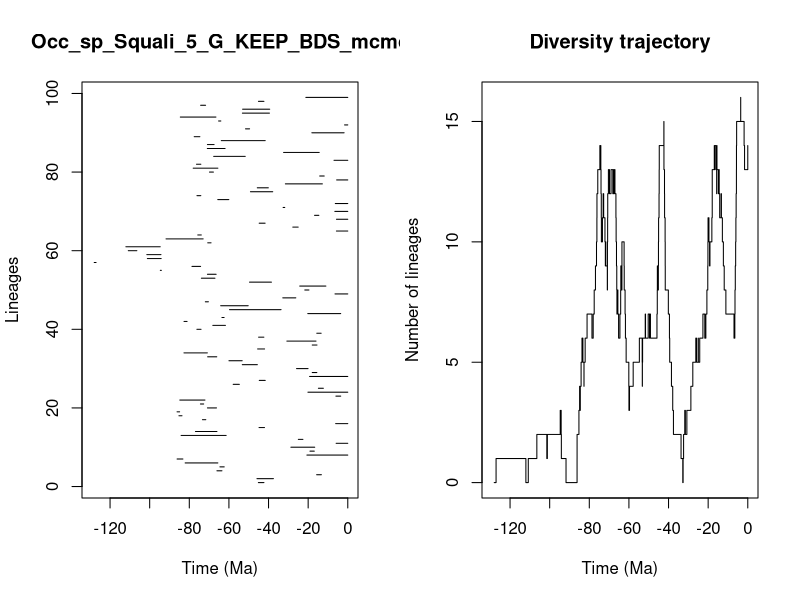

This figure's R source:


pdf(file='../Results/Species/5_MA_bins_EXT_EP_FT/pyrate_mcmc_logs/Occ_sp_Squali_5_G_KEEP_BDS_mcmc_LTT.pdf',width=0.6*20, height=0.6*10)
title = "Occ_sp_Squali_5_G_KEEP_BDS_mcmc"
ts=c(45.137105178048984, 45.843590654890114,15.712133686762343,66.04889728305928,64.5405360672222,82.09089832298662,86.16550284145151,20.637040913271374,19.091402798549606,28.72341255317988,5.876315914722964,24.959142925549646,84.1383967303133,76.8900464277037,44.794820688531146,6.1200942581647695,73.35874621783209,85.23481782856751,86.1732191874022,70.84232637678119,74.37742652991602,84.79243348880061,5.9991506381788735,20.116073803544182,14.827702519205909,57.847908492063794,44.68444224753387,19.2815217406571,17.94362212298514,25.863930914001056,53.24887194989847,59.98656372294772,70.74284999400244,82.69083312270926,45.50954225795317,17.942210937012355,30.744904015056445,45.021058456951565,15.642935288607362,76.16231929592173,68.12930596737304,82.66057804110434,63.52681516741822,20.194566913015027,59.69748560934894,64.15910969862564,71.900783857773,32.80944015914525,6.452509184197836,21.701042203317783,24.254006116102907,49.60468122356393,73.90485066290239,70.8441934729254,94.62590550033427,78.65638789158535,128.0013416273727,101.17151540911854,101.44364327474122,110.79982176335061,112.01274258988171,70.69205016072975,91.74468417868522,75.71890620569866,5.73658569121879,27.749617380610868,44.72482619125035,5.711429299710152,16.77563757143977,6.535475885655568,32.641713310407916,6.302492692188683,65.6270729566167,76.13324996713366,49.13250597419391,45.68358127381907,31.504642638735504,5.624996506575027,14.175876159161044,69.81277389775299,78.03405133800473,76.36269420786738,6.952842125527572,67.68980200466643,32.40355039085582,70.90864749641446,70.84799940596059,63.848509683256324,77.52572227326539,18.134481528888347,51.61873401358549,1.6256219404504344,65.21284530356397,84.53743676555942,53.202695960759826,53.090954818005976,74.278278231751,45.090122917197625,21.16292028777197)
te=c(42.318852048592866, 37.52444996134402,13.309737205031551,63.51971601783976,62.37060352346723,65.59120706217487,83.22654508372857,0.0,16.909510038809323,16.684953182728265,0.0,22.64946904735862,61.399479086704055,66.04007336050766,42.0380849361278,0.0,71.67407905576466,83.69169617886726,84.88904780060635,66.274455722898,72.74356575776395,72.09294223881118,3.5658695103449474,0.0,12.31981464286575,54.729235365250986,41.659598402906724,0.0,15.620160248850949,20.049042757799853,45.645015836971154,53.30313672195197,66.13104980241816,70.89151938811705,41.99903694050506,15.55048848124138,16.049034105470017,42.356244171616424,13.448306062438318,74.07906744403434,61.760699726350424,81.1278135969205,62.42862137166418,3.5748959598283507,33.68372096802603,50.26864792516417,70.3586471984731,26.23357369819789,0.0,19.60569562796696,11.054602352874783,38.53072983379289,67.04885762567204,66.45416042064488,94.1063226474446,74.29572551338754,127.05838606072172,94.20275904355493,94.3065287797393,106.47779713355176,94.67340955201468,69.0232825509852,73.00818337381723,73.95033527846626,0.0,25.037677674110626,41.72852586534015,0.0,14.600368186599471,0.0,31.807060396402765,0.0,60.051859237636975,74.18199408187908,37.88689946853567,40.10060386425357,12.825116909536092,0.0,11.897188263453481,67.82742952061517,65.57576146397682,74.17442837080776,0.0,51.76619826972536,14.425756172930079,61.93436435287142,67.48769084819779,41.68211753900069,74.66446461541315,1.8555977273742008,49.57310265449222,0.0,64.0826507057121,66.55712619436548,39.54489842453256,39.40961053455161,71.77598875940672,42.32302763964006,0.0)
div_traj=c(0, 1,0,1,2,1,2,3,2,3,2,1,0,1,2,3,4,3,4,5,6,5,4,5,6,7,6,7,8,9,10,11,12,13,14,13,14,13,14,13,12,11,10,11,12,11,10,9,10,9,8,9,8,9,10,11,12,13,12,13,12,13,12,13,12,11,10,9,8,7,8,7,8,7,6,7,8,9,8,9,10,9,8,7,6,5,4,3,4,5,6,5,4,5,6,7,6,7,6,7,6,7,8,9,8,9,10,11,12,13,14,15,14,13,12,11,10,9,8,7,6,5,4,3,2,1,0,1,2,3,2,3,4,5,6,5,6,5,6,7,6,7,8,9,10,11,10,9,10,11,12,13,14,13,14,13,12,13,14,13,12,13,12,11,12,11,10,9,8,7,6,7,8,9,10,11,12,13,14,15,16,15,14,13,14)
time_events=c(128.0013416273727, 127.05838606072172,112.01274258988171,110.79982176335061,106.47779713355176,101.44364327474122,101.17151540911854,94.67340955201468,94.62590550033427,94.3065287797393,94.20275904355493,94.1063226474446,91.74468417868522,86.1732191874022,86.16550284145151,85.23481782856751,84.88904780060635,84.79243348880061,84.53743676555942,84.1383967303133,83.69169617886726,83.22654508372857,82.69083312270926,82.66057804110434,82.09089832298662,81.1278135969205,78.65638789158535,78.03405133800473,77.52572227326539,76.8900464277037,76.36269420786738,76.16231929592173,76.13324996713366,75.71890620569866,74.66446461541315,74.37742652991602,74.29572551338754,74.278278231751,74.18199408187908,74.17442837080776,74.07906744403434,73.95033527846626,73.90485066290239,73.35874621783209,73.00818337381723,72.74356575776395,72.09294223881118,71.900783857773,71.77598875940672,71.67407905576466,70.90864749641446,70.89151938811705,70.84799940596059,70.8441934729254,70.84232637678119,70.74284999400244,70.69205016072975,70.3586471984731,69.81277389775299,69.0232825509852,68.12930596737304,67.82742952061517,67.68980200466643,67.48769084819779,67.04885762567204,66.55712619436548,66.45416042064488,66.274455722898,66.13104980241816,66.04889728305928,66.04007336050766,65.6270729566167,65.59120706217487,65.57576146397682,65.21284530356397,64.5405360672222,64.15910969862564,64.0826507057121,63.848509683256324,63.52681516741822,63.51971601783976,62.42862137166418,62.37060352346723,61.93436435287142,61.760699726350424,61.399479086704055,60.051859237636975,59.98656372294772,59.69748560934894,57.847908492063794,54.729235365250986,53.30313672195197,53.24887194989847,53.202695960759826,53.090954818005976,51.76619826972536,51.61873401358549,50.26864792516417,49.60468122356393,49.57310265449222,49.13250597419391,45.843590654890114,45.68358127381907,45.645015836971154,45.50954225795317,45.137105178048984,45.090122917197625,45.021058456951565,44.794820688531146,44.72482619125035,44.68444224753387,42.356244171616424,42.32302763964006,42.318852048592866,42.0380849361278,41.99903694050506,41.72852586534015,41.68211753900069,41.659598402906724,40.10060386425357,39.54489842453256,39.40961053455161,38.53072983379289,37.88689946853567,37.52444996134402,33.68372096802603,32.80944015914525,32.641713310407916,32.40355039085582,31.807060396402765,31.504642638735504,30.744904015056445,28.72341255317988,27.749617380610868,26.23357369819789,25.863930914001056,25.037677674110626,24.959142925549646,24.254006116102907,22.64946904735862,21.701042203317783,21.16292028777197,20.637040913271374,20.194566913015027,20.116073803544182,20.049042757799853,19.60569562796696,19.2815217406571,19.091402798549606,18.134481528888347,17.94362212298514,17.942210937012355,16.909510038809323,16.77563757143977,16.684953182728265,16.049034105470017,15.712133686762343,15.642935288607362,15.620160248850949,15.55048848124138,14.827702519205909,14.600368186599471,14.425756172930079,14.175876159161044,13.448306062438318,13.309737205031551,12.825116909536092,12.31981464286575,11.897188263453481,11.054602352874783,6.952842125527572,6.535475885655568,6.452509184197836,6.302492692188683,6.1200942581647695,5.9991506381788735,5.876315914722964,5.73658569121879,5.711429299710152,5.624996506575027,3.5748959598283507,3.5658695103449474,1.8555977273742008,1.6256219404504344,0.0)
                par(mfrow=c(1,2))
                L = length(ts)
                plot(ts, 1:L , xlim=c(-max(ts)-1,0), pch=20, type="n", main=title,xlab="Time (Ma)",ylab="Lineages")
                for (i in 1:L){segments(x0=-te[i],y0=i,x1=-ts[i],y1=i)}    
                t = -time_events
                plot(div_traj ~ t,type="s", main = "Diversity trajectory",xlab="Time (Ma)",ylab="Number of lineages",xlim=c(-max(ts)-1,0))
                abline(v=c(65,200,251,367,445),lty=2,col="gray")
                
